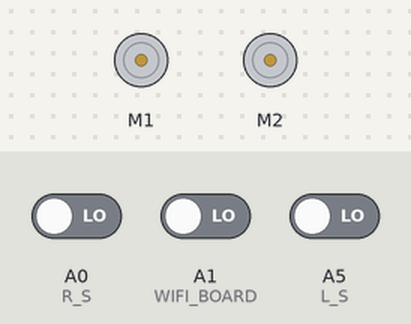
The sketch below on a simulated Arduino Uno, built with avr-gcc and run on an emulated ATmega328P. Shown: 2 × DC motor (green arrow = forward, orange = backward, longer = faster). The test bench sets the inputs (shaded band); at power-on: A1 (WIFI_BOARD) LOW, A0 (R_S) LOW, A5 (L_S) LOW. What the sketch prints to the serial monitor is not drawn.

Above: at 1.2 s.
1.3 s: A1 (WIFI_BOARD) driven HIGH
At 2.5 s:
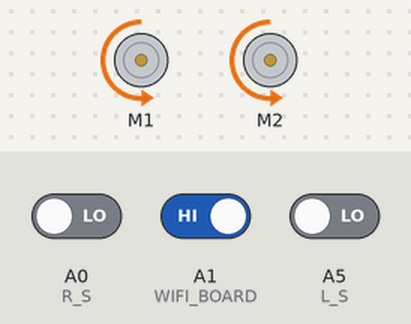
2.8 s: A0 (R_S) driven HIGH
At 3.6 s:
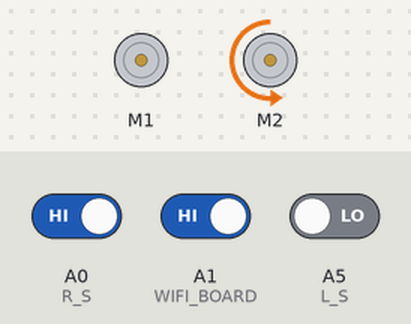
4.3 s: A0 (R_S) driven LOW
At 4.8 s:
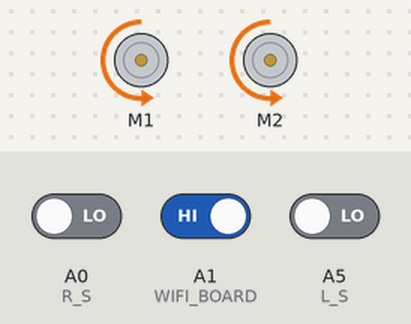
5.8 s: A5 (L_S) driven HIGH
At 7.0 s:
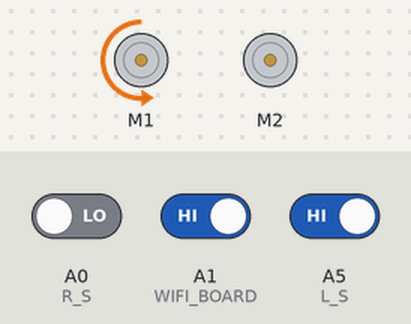
7.3 s: A5 (L_S) driven LOW
At 8.3 s:
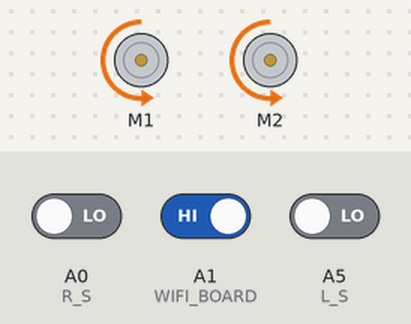
Timing chart, 0 to 9.8 s (numbered marks = the images above; inputs shaded):
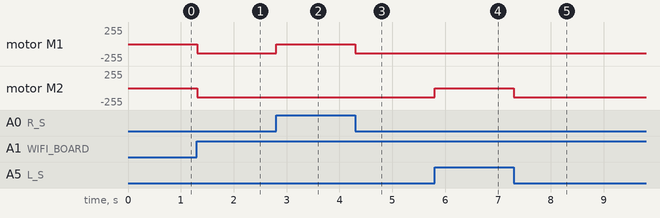

Measured:
- after the input at 1.3 s, motor M1, motor M2: stopped → backward 140/255 at once
- after the input at 2.8 s, motor M1: backward 140/255 → stopped at once
- after the input at 4.3 s, motor M1: stopped → backward 140/255 at once
- after the input at 5.8 s, motor M2: backward 140/255 → stopped at once
- after the input at 7.3 s, motor M2: stopped → backward 140/255 at once

The sketch:

car_controller.ino
```cpp
#include <AFMotor.h>

AF_DCMotor  motor_right(1);
AF_DCMotor  motor_left(2);

// Defining the pins, A means it's an analog pin
#define L_S A5
#define R_S A0
#define WIFI_BOARD A1

void setup() {
  // Set-up IR sensors
  pinMode(L_S, INPUT);
  pinMode(R_S, INPUT);

  // Set-up wifi board output sensor
  pinMode(WIFI_BOARD, INPUT);

  // Set-up motors
  motor_right.setSpeed(140);
	motor_right.run(RELEASE);

  motor_left.setSpeed(140);
	motor_left.run(RELEASE);

  /*
  Initialize serial and wait for port to open
  Serial prints can be read through the serial monitor in the Arduino IDE
  */
  Serial.begin(9600);
  while (!Serial) {
    ; // wait for serial port to connect. Needed for native USB port only
  }
}

void loop() {
  // Read the input from the WIFI_BOARD, to see if can drive
  int wifi_read = digitalRead(WIFI_BOARD);
  Serial.println(wifi_read);

  /*
  If the sensos detects a change in IR light or is not allowed to drive,
  the motor will stop rotating. This happens for both motors.
  */
  if(digitalRead(L_S) == 1) {
    motor_left.run(RELEASE);
  } else {
    if(wifi_read == 1) {
      motor_left.run(BACKWARD);
    } else {
      motor_left.run(RELEASE);
    }
  }

  if(digitalRead(R_S) == 1) {
    motor_right.run(RELEASE);
  } else {
    if(wifi_read == 1) {
      motor_right.run(BACKWARD);
    } else {
      motor_right.run(RELEASE);
    }
  }
}
```
